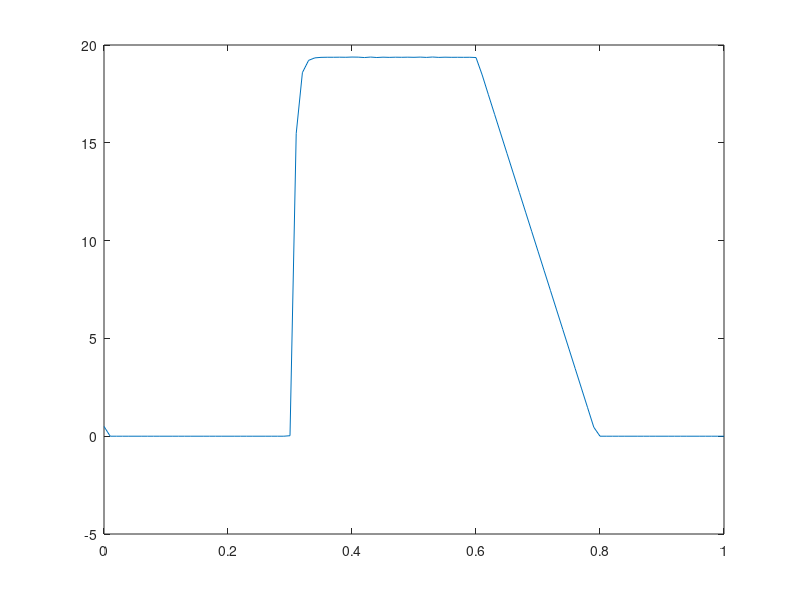

Write MATLAB code to recreate this figure.


function deleteme


% Parameters:
gsyn = [0]
Esyn = [0]
IC = [0]
IC_noise = [0]
dt = [0.01]

tauDx = [10]
tauRx = [0.25]

    Npre=1;
    Npost=1;

    % Auxiliary variables:
    width = inf
    Nmax = max(Npre,Npost)
    srcpos = linspace(1,Nmax,Npre)'*ones(1,Npost)
    dstpos = (linspace(1,Nmax,Npost)'*ones(1,Npre))'
    netcon = (abs(srcpos-dstpos)<=width)'
    c = (1/((tauRx/tauDx)^(tauRx/(tauDx-tauRx))-(tauRx/tauDx)^(tauDx/(tauDx-tauRx))))/2
    f = @(t) 1*(exp(-(t)/tauDx) - exp(-(t)/tauRx))

    % Functions:
    % ISYN(V,s1) = (gsyn.*(netcon*(f(smax-s1))).*(V-Esyn))

    % ODEs:
    
    s0 = 0.5;
    t=0:0.01:1;
    
    [t,s] = ode45(@odefun,0:0.01:1,s0);

    % Interface:
    % current => -ISYN(OUT,s1)

    figure; plot(t,s)



end


function s1pr = odefun(t,s1)
    tauD = [1];
    tauR = [0.25];
    smax = [20];
    
    
    if t >= 0.3 && t <= 0.6
        IN=60;
    else
        IN=-60;
    end
    
    dt = 0.01;
    s1pr = (smax*(smax-s1)/tauR).*(1+tanh(IN/10)) - 1/dt*(s1 > 0);

end




